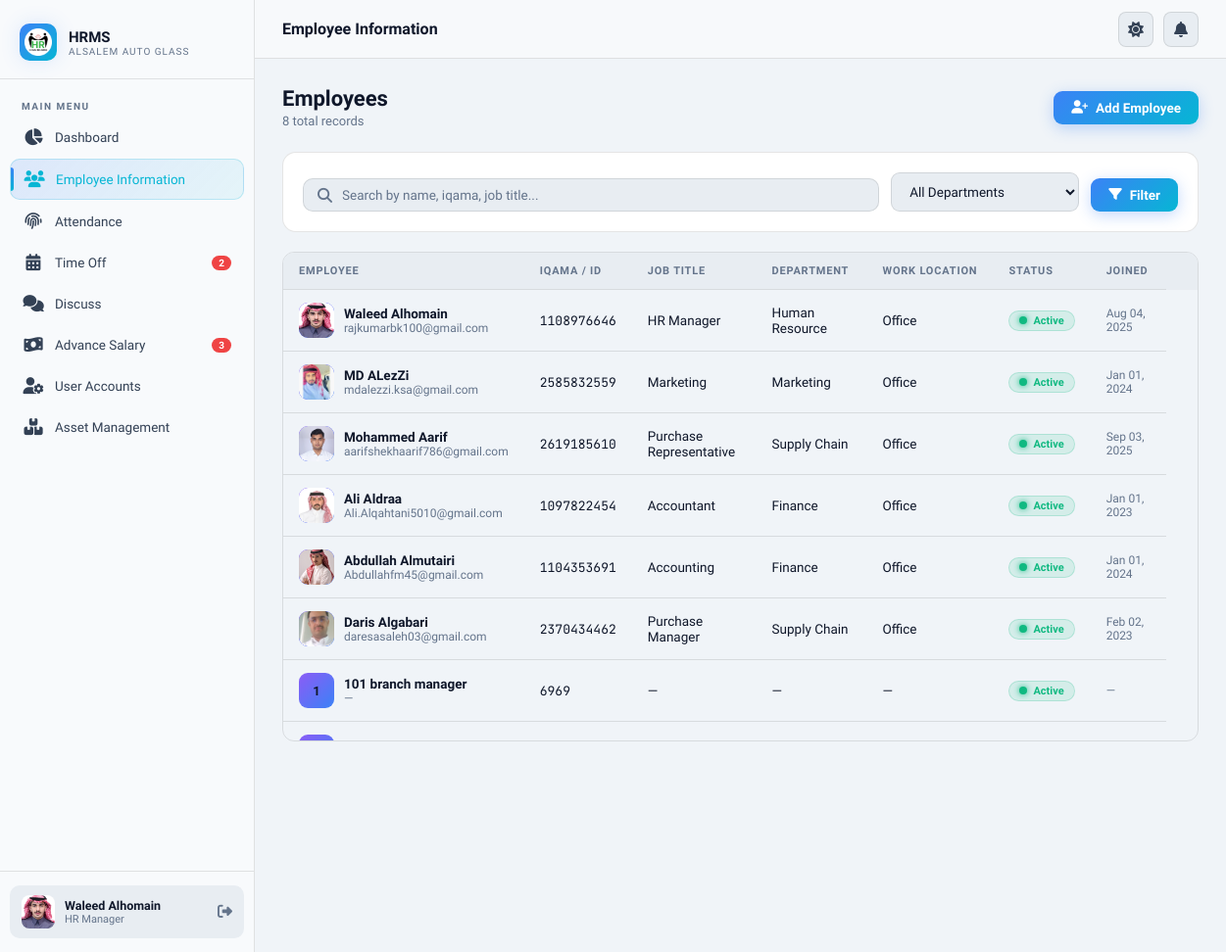
Screenshot of /employees/ (signed in) with the database file from the repository.
### core/models.py (models this page shows, shortened)
class Employee(AbstractBaseUser, PermissionsMixin):
    ROLE_CHOICES = [
        ("ceo", "CEO 👑"),
        ("hr", "HR ⭐ "),
        ("manager", "Manager"),
        ("branch_manager", "Branch Manager"),
        ("officer", "Officer"),
        ("employee", "Employee"),
    ]
    ADVANCE_ROLE_CHOICES = [
        ("top_manager", "Top Manager"),
        ("accountant", "Accountant"),
        ("sub_accountant", "Sub Accountant"),
        ("bank_user", "Bank User"),
    ]
    advance_role = models.CharField(
        max_length=20,
        choices=ADVANCE_ROLE_CHOICES,
        blank=True,
        default="",
    )
    iqama_number = models.CharField(
        max_length=20,
        unique=True,
        validators=[RegexValidator(r"^\d+$", "Only numbers allowed")],
    )
    is_active = models.BooleanField(default=True)
    is_staff = models.BooleanField(default=False)
    date_joined = models.DateTimeField(default=timezone.now)
    full_name = models.CharField(max_length=200)
    role = models.CharField(max_length=20, choices=ROLE_CHOICES, default="employee")
    nationality = models.CharField(max_length=100, blank=True)
    date_of_birth = models.DateField(null=True, blank=True)
    place_of_birth = models.CharField(max_length=100, blank=True)
    gender = models.CharField(
        max_length=10, choices=[("male", "Male"), ("female", "Female")], blank=True
    )
    marital_status = models.CharField(
        max_length=20,
        choices=[
            ("single", "Single"),
            ("married", "Married"),
            ("divorced", "Divorced"),
            ("widowed", "Widowed"),
        ],
        blank=True,
    )
    number_of_dependents = models.IntegerField(default=0)
    religion = models.CharField(
        max_length=50,
        choices=[
            ("islam", "Islam"),
            ("christianity", "Christianity"),
            ("hinduism", "Hinduism"),
            ("buddhism", "Buddhism"),
            ("sikhism", "Sikhism"),
            ("judaism", "Judaism"),
            ("other", "Other"),
        ],
        blank=True,
    )
    personal_photo = models.ImageField(upload_to="photos/", null=True, blank=True)
    passport_number = models.CharField(max_length=50, blank=True)
    passport_expiry = models.DateField(null=True, blank=True)
    mobile_number = models.CharField(max_length=20, blank=True)
    alt_mobile_number = models.CharField(max_length=20, blank=True)
    email = models.EmailField(blank=True)
    current_address = models.TextField(blank=True)
    city = models.CharField(max_length=100, blank=True)
    country = CountryField(default="SA", blank=True)
    emergency_contact_name = models.CharField(max_length=200, blank=True)
    emergency_relationship = models.CharField(
        max_length=100,
        choices=[
            ("spouse", "Spouse"),
            ("parent", "Parent"),
            ("child", "Child"),
            ("sibling", "Sibling"),
            ("friend", "Friend"),
            ("other", "Other"),
        ],
        blank=True,
    )
    emergency_contact_number = models.CharField(max_length=20, blank=True)
    social_insurance_number = models.CharField(max_length=50, blank=True)
    bank_account_iban = models.CharField(max_length=50, blank=True)
    bank_name = models.CharField(
        max_length=50,
        choices=[
            ("alrajhi", "Al Rajhi Bank"),
            ("alinma", "Alinma Bank"),
            ("riyad", "Riyad Bank"),
            ("snb", "Saudi National Bank (SNB)"),
            ("sabb", "SABB (Saudi British Bank)"),
            ("albilad", "Bank Albilad"),
            ("aljazira", "Bank Aljazira"),
            ("arab_national", "Arab National Bank"),
            ("gulf_international", "Gulf International Bank"),
            ("saudi_investment", "The Saudi Investment Bank"),
            ("emirates_nbd", "Emirates NBD"),
            ("bank_muscat", "Bank Muscat"),
            ("other", "Other"),
        ],
        blank=True,
    )
    iqama_expiry_date = models.DateField(null=True, blank=True)
    profession_per_iqama = models.CharField(max_length=200, blank=True)
    employee_id = models.CharField(max_length=50, unique=True, blank=True, null=True)
    zkteco_uid = models.CharField(
        max_length=20,
        blank=True,
        null=True,
        help_text="Numeric User ID assigned by the ZKTeco device (shown in device logs)",
    )
    job_title = models.CharField(max_length=200, blank=True)
    department = models.ForeignKey(
        Department, null=True, blank=True, on_delete=models.SET_NULL
    )
    branch = models.CharField(max_length=200, blank=True)
    hiring_date = models.DateField(null=True, blank=True)
    contract_type = models.CharField(
        max_length=20,
        choices=[
            ("full_time", "Full-time"),
            ("part_time", "Part-time"),
            ("temporary", "Temporary"),
        ],
        blank=True,
    )
    contract_duration = models.CharField(max_length=100, blank=True)
    contract_start = models.DateField(null=True, blank=True)
    contract_end = models.DateField(null=True, blank=True)
    probation_period = models.IntegerField(default=90)
    direct_manager = models.ForeignKey(
        "self",
        null=True,
        blank=True,
        on_delete=models.SET_NULL,
        related_name="subordinates",
    )
    work_location = models.CharField(
        max_length=20,
        choices=[
            ("office", "Office"),
            ("branch", "Branch"),
            ("warehouse", "Warehouse"),
        ],
        blank=True,
    )
    employment_status = models.CharField(
        max_length=20,
        choices=[
            ("active", "Active"),
            ("suspended", "Suspended"),
            ("terminated", "Terminated"),
        ],
        default="active",
    )
    reason_for_termination = models.TextField(blank=True)
    working_days = models.CharField(max_length=200, blank=True)
    working_hours = models.DecimalField(max_digits=4, decimal_places=1, default=8)
    work_system = models.CharField(
        max_length=20,
        choices=[("fixed", "Fixed"), ("shifts", "Shifts")],
        default="fixed",
    )
    work_start_time = models.TimeField(null=True, blank=True)
    work_end_time = models.TimeField(null=True, blank=True)
    lunch_break_minutes = models.IntegerField(default=60)
    weekly_off_days = models.CharField(
        max_length=100, blank=True, default="Friday,Saturday"
    )
    job_description = models.TextField(blank=True)
    basic_salary = models.DecimalField(max_digits=10, decimal_places=2, default=0)
    housing_allowance = models.DecimalField(max_digits=10, decimal_places=2, default=0)
    proficiency_allowance = models.DecimalField(
        max_digits=10, decimal_places=2, default=0
    )
    other_allowances = models.DecimalField(max_digits=10, decimal_places=2, default=0)
    salary_payment_method = models.CharField(
        max_length=20,
        choices=[("bank", "Bank Transfer"), ("cash", "Cash")],
        default="bank",
    )
    salary_payment_date = models.IntegerField(default=1)
    objects = EmployeeManager()
    USERNAME_FIELD = "iqama_number"
    REQUIRED_FIELDS = ["full_name"]
    @property
    def is_hr(self):
        return self.role == "hr" or self.is_superuser or self.is_staff

class Department(models.Model):
    name = models.CharField(max_length=100)
    parent = models.ForeignKey(
        "self",
        null=True,
        blank=True,
        on_delete=models.SET_NULL,
        related_name="sub_departments",
    )

### core/views.py (the view)
# urls.py: path("employees/", views.employee_list, name="employee_list"),
@login_required
@hr_required
def employee_list(request):
    employees = Employee.objects.all()
    q = request.GET.get("q", "")
    if q:
        employees = employees.filter(
            Q(full_name__icontains=q)
            | Q(iqama_number__icontains=q)
            | Q(job_title__icontains=q)
        )
    dept = request.GET.get("dept", "")
    if dept:
        employees = employees.filter(department_id=dept)
    departments = Department.objects.all()
    return render(
        request,
        "employee/list.html",
        {
            "employees": employees,
            "departments": departments,
            "q": q,
            "selected_dept": dept,
        },
    )

### core/context_processors.py (called while the page is built)
def notification_counts(request):
    if request.user.is_authenticated:
        return {
            "pending_count": TimeOffRequest.objects.filter(status="pending").count(),
            "unread_count": Message.objects.filter(
                receiver=request.user, is_read=False
            ).count(),
            "pending_advance_count": (
                AdvanceSalaryRequest.objects.filter(status="pending").count()
                if request.user.is_hr
                else 0
            ),
        }
    return {
        "pending_count": 0,
        "unread_count": 0,
        "pending_advance_count": 0,
    }

### templates/employee/list.html (shortened to what this page needs)
{% extends 'base.html' %}
{% block page_title %}Employee Information{% endblock %}
{% block content %}
<div class="page-header">
  <div>
    <div class="page-title">Employees</div>
    <div class="page-subtitle">{{ employees.count }} total records</div>
  </div>
  <a href="{% url 'employee_create' %}" class="btn btn-primary">
    <i class="fa-solid fa-user-plus"></i> Add Employee
  </a>
</div>
<div class="card" style="margin-bottom:20px;">
  <form method="get" style="display:flex;gap:12px;flex-wrap:wrap;align-items:flex-end;">
    <div style="flex:1;min-width:200px;">
      <div class="search-bar">
        <i class="fa-solid fa-search search-icon"></i>
        <input type="text" name="q" value="{{ q }}" placeholder="Search by name, iqama, job title...">
      </div>
    </div>
    <div style="min-width:180px;">
      <select name="dept">
        <option value="">All Departments</option>
      </select>
    </div>
    <button type="submit" class="btn btn-primary"><i class="fa-solid fa-filter"></i> Filter</button>
  </form>
</div>
<div class="table-wrapper animate-fade-up" style="max-height: 500px; overflow-y: auto;">
  <table>
    <thead style="position: sticky; top: 0;">
      <tr>
        <th>Employee</th>
        <th>Iqama / ID</th>
        <th>Job Title</th>
        <th>Department</th>
        <th>Work Location</th>
        <th>Status</th>
        <th>Joined</th>
        <th></th>
      </tr>
    </thead>
    <tbody>
      {% for emp in employees %}
      <tr onclick="window.location='{% url 'employee_detail' emp.pk %}'" style="cursor:pointer;">
        <td>
          <div style="display:flex;align-items:center;gap:10px;">
            <div class="emp-avatar">
              {% if emp.personal_photo %}<img src="{{ emp.personal_photo.url }}" alt="">{% else %}{{ emp.full_name|first|upper }}{% endif %}
            </div>
            <div>
              <div style="font-weight:600;font-size:13.5px;">{{ emp.full_name }}</div>
              <div style="font-size:12px;color:var(--text3);">{{ emp.email|default:emp.mobile_number|default:"—" }}</div>
            </div>
          </div>
        </td>
        <td style="font-family:'JetBrains Mono',monospace;font-size:13px;">{{ emp.iqama_number }}</td>
        <td>{{ emp.job_title|default:"—" }}</td>
        <td>{{ emp.department.name|default:"—" }}</td>
        <td>{{ emp.get_work_location_display|default:"—" }}</td>
        <td>
          <span class="badge badge-{% if emp.employment_status == 'active' %}success{% elif emp.employment_status == 'suspended' %}warning{% else %}danger{% endif %}">
            <span class="status-dot {% if emp.employment_status == 'active' %}online{% else %}offline{% endif %}"></span>
            {{ emp.get_employment_status_display }}
          </span>
        </td>
        <td style="color:var(--text3);font-size:12px;">{{ emp.hiring_date|date:"M d, Y"|default:"—" }}</td>
      </tr>
      {% endfor %}
    </tbody>
  </table>
</div>
{% endblock %}

### templates/base.html (shortened to what this page needs)
{% load static %}
<!DOCTYPE html>
<html lang="en">
<head>
  <link rel="stylesheet" href="{% static 'css/main.css' %}">
  <link rel="stylesheet" href="https://cdnjs.cloudflare.com/ajax/libs/font-awesome/6.5.0/css/all.min.css">
</head>
<body>
  <div class="app-wrapper">
    <aside class="sidebar" id="sidebar">
      <div class="sidebar-logo">
        <div class="logo-icon">
          <img src="{% static 'img/favicon.png' %}" alt="HRMS Logo"
            style="width: 28px; height: 28px; object-fit: contain;">
        </div>
        <div>
          <div class="logo-text">HRMS</div>
          <div class="logo-sub">AlSalem Auto Glass</div>
        </div>
      </div>
      <nav class="sidebar-nav">
        <div class="nav-label">Main Menu</div>
        <a href="{% url 'dashboard' %}"
          class="nav-item {% if request.resolver_match.url_name == 'dashboard' %}active{% endif %}">
          <span class="nav-icon"><i class="fa-solid fa-chart-pie"></i></span>
          Dashboard
        </a>
        {% if request.user.is_hr %}
        <a href="{% url 'employee_list' %}"
          class="nav-item {% if 'employee' in request.resolver_match.url_name %}active{% endif %}">
          <span class="nav-icon"><i class="fa-solid fa-users"></i></span>
          Employee Information
        </a>
        <a href="{% url 'attendance_list' %}"
          class="nav-item {% if 'attendance' in request.resolver_match.url_name %}active{% endif %}">
          <span class="nav-icon"><i class="fa-solid fa-fingerprint"></i></span>
          Attendance
        </a>
        {% endif %}
        <a href="{% url 'timeoff_list' %}"
          class="nav-item {% if 'timeoff' in request.resolver_match.url_name %}active{% endif %}">
          <span class="nav-icon"><i class="fa-solid fa-calendar-days"></i></span>
          Time Off
          {% if pending_count %}<span class="nav-badge">{{ pending_count }}</span>{% endif %}
        </a>
        <a href="{% url 'discuss' %}"
          class="nav-item {% if 'discuss' in request.resolver_match.url_name %}active{% endif %}">
          <span class="nav-icon"><i class="fa-solid fa-comments"></i></span>
          Discuss
        </a>
        <a href="{% url 'advance_salary_list' %}"
          class="nav-item {% if 'advance' in request.resolver_match.url_name %}active{% endif %}">
          <span class="nav-icon"><i class="fa-solid fa-money-bill-wave"></i></span>
          Advance Salary
          {% if pending_advance_count %}<span class="nav-badge">{{ pending_advance_count }}</span>{% endif %}
        </a>
        {% if request.user.is_hr %}
        <a href="{% url 'user_accounts' %}"
          class="nav-item {% if 'user_accounts' in request.resolver_match.url_name %}active{% endif %}">
          <span class="nav-icon"><i class="fa-solid fa-user-gear"></i></span>
          User Accounts
        </a>
        <a href="{% url 'asset_handover_list' %}"
          class="nav-item {% if 'asset' in request.resolver_match.url_name %}active{% endif %}">
          <span class="nav-icon"><i class="fa-solid fa-boxes"></i></span>
          Asset Management
        </a>
        {% endif %}
      </nav>
      <div class="sidebar-footer">
        <div class="user-card">
          <div class="user-avatar">
            {% if request.user.personal_photo %}
            <img src="{{ request.user.personal_photo.url }}" alt="">
            {% else %}
            {{ request.user.full_name|first|upper }}
            {% endif %}
          </div>
          <div>
            <div class="user-name">{{ request.user.full_name|truncatechars:20 }}</div>
            <div class="user-role">{{ request.user.job_title|default:"Employee"|truncatechars:22 }}</div>
          </div>
          <a href="{% url 'logout' %}" style="margin-left:auto;color:var(--text3);font-size:15px;" title="Logout"><i
              class="fa-solid fa-right-from-bracket"></i></a>
        </div>
      </div>
    </aside>
    <div class="main-content">
      <header class="topbar">
        <span class="topbar-title">{% block page_title %}Dashboard{% endblock %}</span>
        <div class="topbar-right">
          <button class="topbar-btn" onclick="toggleTheme()" title="Toggle Theme" id="themeBtn">
            <i id="themeIcon"></i>
          </button>
          <a href="{% url 'discuss' %}" class="topbar-btn" title="Messages"><i class="fa-solid fa-bell"></i></a>
        </div>
      </header>
      <main class="page-content">
        {% block content %}{% endblock %}
      </main>
    </div>
  </div>
  <link href="https://cdn.jsdelivr.net/npm/select2@4.1.0-rc.0/dist/css/select2.min.css" rel="stylesheet" />
</body>
</html>

### rows the page displays
Employee: user.personal_photo (picture), user.full_name "Waleed Alhomain", user.job_title "HR Manager", personal_photo (picture), full_name "Waleed Alhomain", email "rajkumarbk100@gmail.com", iqama_number "1108976646", job_title "HR Manager", department.name "Human Resource", work_location "Office", employment_status "Active", hiring_date "Aug 04, 2025"
Employee: personal_photo (picture), full_name "MD ALezZi", email "mdalezzi.ksa@gmail.com", iqama_number "2585832559", job_title "Marketing", department.name "Marketing", work_location "Office", employment_status "Active", hiring_date "Jan 01, 2024"
Employee: personal_photo (picture), full_name "Mohammed Aarif", email "aarifshekhaarif786@gmail.com", iqama_number "2619185610", job_title "Purchase Representative", department.name "Supply Chain", work_location "Office", employment_status "Active", hiring_date "Sep 03, 2025"
Employee: personal_photo (picture), full_name "Ali Aldraa", email "Ali.Alqahtani5010@gmail.com", iqama_number "1097822454", job_title "Accountant", department.name "Finance", work_location "Office", employment_status "Active", hiring_date "Jan 01, 2023"
Employee: personal_photo (picture), full_name "Abdullah Almutairi", email "Abdullahfm45@gmail.com", iqama_number "1104353691", job_title "Accounting", department.name "Finance", work_location "Office", employment_status "Active", hiring_date "Jan 01, 2024"
Employee: personal_photo (picture), full_name "Daris Algabari", email "daresasaleh03@gmail.com", iqama_number "2370434462", job_title "Purchase Manager", department.name "Supply Chain", work_location "Office", employment_status "Active", hiring_date "Feb 02, 2023"
Employee: full_name|first "1", full_name "101 branch manager", email "—", iqama_number "6969", job_title "—", department.name "—", work_location "—", employment_status "Active", hiring_date "—"

### other values shown
{{ pending_count }} "2"
{{ pending_advance_count }} "3"
{{ employees.count }} "8"
